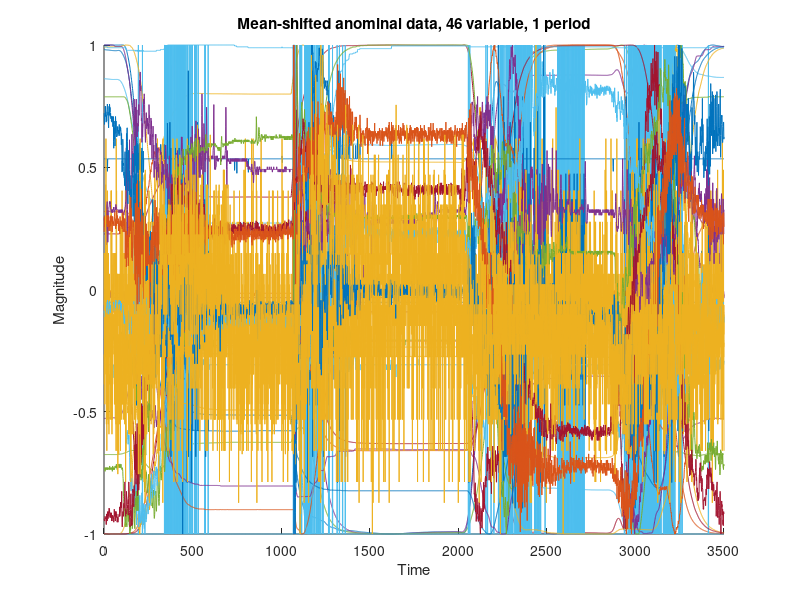

Reproduce this figure in MATLAB.
clc
clear
load('All46.mat')

for i = 1:46
    anom_46(:,i) = 2 * (anom_46(:,i) - min(anom_46(:,i))) / (range(anom_46(:,i))) - 1;
end

period = 1:3500;

var1 = anom_46(:,1);
var2 = anom_46(:,2);
var3 = anom_46(:,3);
var4 = anom_46(:,4);
var5 = anom_46(:,5);
var6 = anom_46(:,6);
var7 = anom_46(:,7);
var8 = anom_46(:,8);
var9 = anom_46(:,9);
var10 = anom_46(:,10);
var11 = anom_46(:,11);
var12 = anom_46(:,12);
var13 = anom_46(:,13);
var14 = anom_46(:,14);
var15 = anom_46(:,15);
var16 = anom_46(:,16);
var17 = anom_46(:,17);
var18 = anom_46(:,18);
var19 = anom_46(:,19);
var20 = anom_46(:,20);
var21 = anom_46(:,21);
var22 = anom_46(:,22);
var23 = anom_46(:,23);
var24 = anom_46(:,24);
var25 = anom_46(:,25);
var26 = anom_46(:,26);
var27 = anom_46(:,27);
var28 = anom_46(:,28);
var29 = anom_46(:,29);
var30 = anom_46(:,30);
var31 = anom_46(:,31);
var32 = anom_46(:,32);
var33 = anom_46(:,33);
var34 = anom_46(:,34);
var35 = anom_46(:,35);
var36 = anom_46(:,36);
var37 = anom_46(:,37);
var38 = anom_46(:,38);
var39 = anom_46(:,39);
var40 = anom_46(:,40);
var41 = anom_46(:,41);
var42 = anom_46(:,42);
var43 = anom_46(:,43);
var44 = anom_46(:,44);
var45 = anom_46(:,45);
var46 = anom_46(:,46);

hold on
plot(period,var1)
plot(period,var2)
plot(period,var3)
plot(period,var4)
plot(period,var5)
plot(period,var6)
plot(period,var7)
plot(period,var8)
plot(period,var9)
plot(period,var10)
plot(period,var11)
plot(period,var12)
plot(period,var13)
plot(period,var14)
plot(period,var15)
plot(period,var16)
plot(period,var17)
plot(period,var18)
plot(period,var19)
plot(period,var20)
plot(period,var21)
plot(period,var22)
plot(period,var23)
plot(period,var24)
plot(period,var25)
plot(period,var26)
plot(period,var27)
plot(period,var28)
plot(period,var29)
plot(period,var30)
plot(period,var31)
plot(period,var32)
plot(period,var33)
plot(period,var34)
plot(period,var35)
plot(period,var36)
plot(period,var37)
plot(period,var38)
plot(period,var39)
plot(period,var40)
plot(period,var41)
plot(period,var42)
plot(period,var43)
plot(period,var44)
plot(period,var45)
plot(period,var46)

title('Mean-shifted anominal data, 46 variable, 1 period')
xlabel('Time')
ylabel('Magnitude')